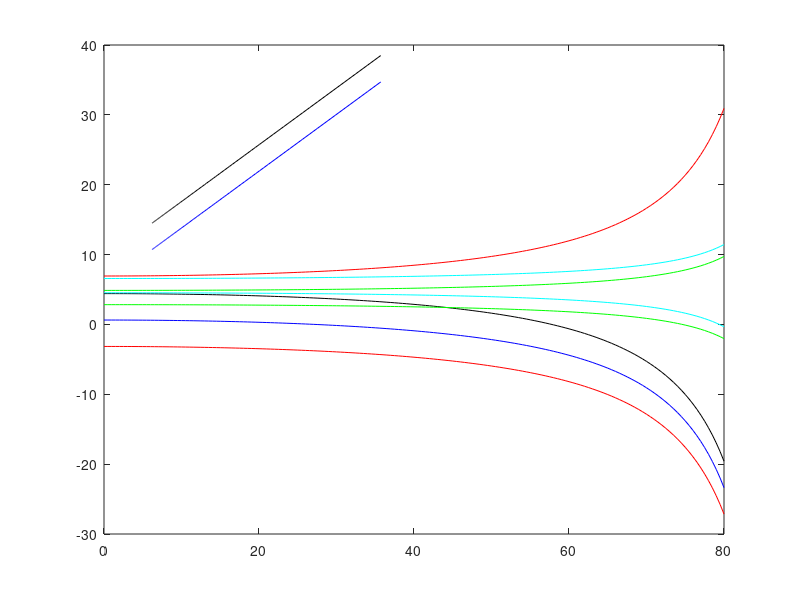

This figure's MATLAB source:
clear all;
close all;

tilt=0:0.5:80;
delv=3;

gstar=3.2; %gstar*mstar/gbmb
menhanced=1.2; %mstar/mb

h=6.626e-34;
hbar=h/2/pi;
n=3e15;
e=1.6e-19;
Bperp=6.2
B=Bperp./cos(tilt*pi/180);
% Bparallel=B.*sin(tilt*pi/180);
Bparallel=tilt
me=9.1e-31;
mzstar=0.19;
mzbymx=0.45;
mxstar=0.19/mzbymx;
gb=2;

Ez0down=((0+0.5)*hbar*e*Bperp/mzstar/me-1/2*gstar*gb/menhanced*e*hbar/2/mzstar/me*B)/e/1e-3;
Ez0up=((0+0.5)*hbar*e*Bperp/mzstar/me+1/2*gstar*gb/menhanced*e*hbar/2/mzstar/me*B)/e/1e-3;
Ez1down=((1+0.5)*hbar*e*Bperp/mzstar/me-1/2*gstar*gb/menhanced*e*hbar/2/mzstar/me*B)/e/1e-3;
Ez1up=((1+0.5)*hbar*e*Bperp/mzstar/me+1/2*gstar*gb/menhanced*e*hbar/2/mzstar/me*B)/e/1e-3;
Ez2down=((2+0.5)*hbar*e*Bperp/mzstar/me-1/2*gstar*gb/menhanced*e*hbar/2/mzstar/me*B)/e/1e-3;
Ez2up=((2+0.5)*hbar*e*Bperp/mzstar/me+1/2*gstar*gb/menhanced*e*hbar/2/mzstar/me*B)/e/1e-3;

Ex0down=delv+((0+0.5)*hbar*e*Bperp/mxstar/me-1/2*gstar*gb*0.45/menhanced*e*hbar/2/mxstar/me*B)/e/1e-3;
Ex0up=delv+((0+0.5)*hbar*e*Bperp/mxstar/me+1/2*gstar*gb*0.45/menhanced*e*hbar/2/mxstar/me*B)/e/1e-3;
Ex1down=delv+((1+0.5)*hbar*e*Bperp/mxstar/me-1/2*gstar*gb*0.45/menhanced*e*hbar/2/mxstar/me*B)/e/1e-3;
Ex1up=delv+((1+0.5)*hbar*e*Bperp/mxstar/me+1/2*gstar*gb*0.45/menhanced*e*hbar/2/mxstar/me*B)/e/1e-3;

plot(Bparallel,Ez0down,'r-')
hold on
plot(Bparallel,Ez0up,'r')
plot(Bparallel,Ez1down,'b')
plot(B,Ez1up,'b')

plot(Bparallel,Ez2down,'k')
plot(B,Ez2up,'k')

plot(Bparallel,Ex0down,'g')
hold on
plot(Bparallel,Ex1down,'c')
plot(Bparallel,Ex0up,'g')
plot(Bparallel,Ex1up,'c')


Ef0=hbar^2/2/mzstar/me*2*pi*n;
nu=4:-1:1
Bnu=h*n/e./nu
Ef=ones(size(Ez0down));

% for i=1 : length(Bnu);
% x1=Bnu(i)/cos(tilt*pi/180); %[1:1:5];
% y1=[-40 50];   % length of lines, y axis 
% %
% hold on
% plot([x1 x1],y1,'r--')
% end
